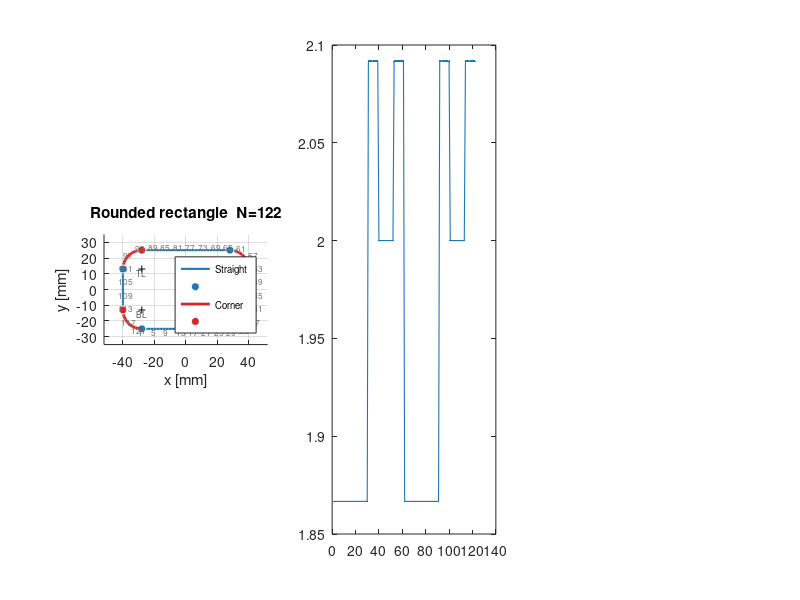

Here is the MATLAB script that generated this plot: (Note: this script raises an error after producing the figure.)
% generate_rrect.m
% =========================================================================
% Generates a rounded-rectangle cross-section and saves it as a .mat file
% ready to be loaded by the Python optimizer (optimizationModule_patched_v8.py).
%
% Geometry — 8 segments in CCW order, starting at (−W/2+r_c, −H/2):
%
%   1. Bottom straight   (−W/2+r_c, −H/2)  →  (+W/2−r_c, −H/2)   rightward
%   2. Bottom-right arc  centre (+W/2−r_c, −H/2+r_c)   θ: −π/2 → 0
%   3. Right straight    (+W/2, −H/2+r_c)  →  (+W/2, +H/2−r_c)   upward
%   4. Top-right arc     centre (+W/2−r_c, +H/2−r_c)   θ:  0   → +π/2
%   5. Top straight      (+W/2−r_c, +H/2)  →  (−W/2+r_c, +H/2)   leftward
%   6. Top-left arc      centre (−W/2+r_c, +H/2−r_c)   θ: +π/2 → +π
%   7. Left straight     (−W/2, +H/2−r_c)  →  (−W/2, −H/2+r_c)   downward
%   8. Bottom-left arc   centre (−W/2+r_c, −H/2+r_c)   θ: +π   → 3π/2
%
%   Every segment includes its START point and EXCLUDES its END point.
%   Concatenating all 8 gives a closed loop with no duplicate junction nodes.
%
% Output .mat fields  (must match what loadData() expects):
%   nodesCoords   [N×3]  double  — (x, y, 0) in mm, row = one node
%   connectivity  [N×2]  double  — 1-based edge pairs, closed loop
%                                   edge k connects node k → node k+1
%                                   last edge connects node N → node 1
%
% Node distribution:
%   Proportional to arc length per segment.  All 4 corners get the same
%   count (n_c), both horizontal walls get n_hw, both vertical walls n_vw.
%   Rounding error is absorbed into the longest individual segment.
%
% Minimum node count per segment: 2  (enforced by max(2, round(...))).
% Recommended total: 80–160 nodes for a well-resolved smoothing spline.
%
% Dependencies: none (core MATLAB only)
%
% Francisco Arriscado / FEUP / 2026
% =========================================================================

clear; clc; close all;

%% ======================== USER PARAMETERS ================================

W       = 80;    % [mm]  Total outer width  (x-direction)
H       = 50;    % [mm]  Total outer height (y-direction)
r_c     = 12;    % [mm]  Corner radius  — must satisfy r_c < min(W,H)/2

n_total = 120;   % Total node count — distributes proportionally across all 8 segments
                 % Rule of thumb: 80–160 nodes for a well-resolved spline

outputFile = 'partition_data_rrect.mat';

% ── Optional: override individual counts (leave as 0 to use arc-length split)
%    n_hw: nodes per horizontal straight (bottom, top)
%    n_vw: nodes per vertical   straight (left, right)
%    n_c:  nodes per corner arc          (all 4 corners equal)
%    Set ALL THREE to non-zero to use the override, or leave all at 0 for auto.
n_hw_override = 0;
n_vw_override = 0;
n_c_override  = 0;


%% ======================== INPUT VALIDATION ================================

assert(W > 0 && H > 0,          'W and H must be positive.');
assert(r_c > 0,                  'r_c must be positive.');
assert(r_c < W/2,                'r_c must be < W/2  (%.1f mm).', W/2);
assert(r_c < H/2,                'r_c must be < H/2  (%.1f mm).', H/2);
assert(n_total >= 16,            'n_total should be at least 16 (2 per segment).');


%% ======================== ARC-LENGTH PROPORTIONAL SPLIT ==================
% Each segment's arc length:
%   horizontal straight : L_hw  = W - 2*r_c      (×2 segments)
%   vertical   straight : L_vw  = H - 2*r_c      (×2 segments)
%   quarter-circle arc  : L_c   = π/2 * r_c      (×4 segments)

L_hw    = W - 2*r_c;
L_vw    = H - 2*r_c;
L_c     = (pi/2) * r_c;
L_total = 2*L_hw + 2*L_vw + 4*L_c;

if n_hw_override > 0 && n_vw_override > 0 && n_c_override > 0
    n_hw = n_hw_override;
    n_vw = n_vw_override;
    n_c  = n_c_override;
    n_total = 2*n_hw + 2*n_vw + 4*n_c;
    fprintf('Using manual split: n_hw=%d, n_vw=%d, n_c=%d  (total=%d)\n', ...
        n_hw, n_vw, n_c, n_total);
else
    n_hw = max(2, round(n_total * L_hw / L_total));
    n_vw = max(2, round(n_total * L_vw / L_total));
    n_c  = max(2, round(n_total * L_c  / L_total));

    % Absorb rounding error into the longest segment type
    n_actual = 2*n_hw + 2*n_vw + 4*n_c;
    delta    = n_total - n_actual;   % may be negative (over-counted) or positive

    if delta ~= 0
        % Lengths of the three representative segments
        lens   = [L_hw, L_vw, L_c];
        counts = [2,    2,    4 ];        % multiplicity of each segment type
        [~, longest_type] = max(lens);    % adjust the longest one

        switch longest_type
            case 1,  n_hw = n_hw + delta;
            case 2,  n_vw = n_vw + delta;
            case 3,  n_c  = n_c  + delta;
        end

        % Sanity check: no segment goes below 2
        n_hw = max(2, n_hw);
        n_vw = max(2, n_vw);
        n_c  = max(2, n_c);
    end

    n_total = 2*n_hw + 2*n_vw + 4*n_c;
    fprintf('Arc-length split: n_hw=%d, n_vw=%d, n_c=%d  (total=%d)\n', ...
        n_hw, n_vw, n_c, n_total);
end

% Segment arc lengths for spacing report
seg_labels = {'bot straight','BR corner','right straight','TR corner', ...
              'top straight','TL corner','left straight', 'BL corner'};
seg_lengths = [L_hw, L_c, L_vw, L_c, L_hw, L_c, L_vw, L_c];
seg_counts  = [n_hw, n_c, n_vw, n_c, n_hw, n_c, n_vw, n_c];


%% ======================== SEGMENT GENERATORS =============================
% Both helpers include the START point and EXCLUDE the END point so that
% concatenating all 8 segments produces exactly n_total nodes with no
% duplicates at any junction.

% Straight segment: p_start → p_end, n nodes [n×2]
seg_straight = @(ps, pe, n) ...
    ps + (linspace(0, 1, n+1)' * (pe - ps));          % (n+1)×1 · 1×2 = (n+1)×2
% The above returns n+1 rows — we trim below during assembly.

% Quarter-arc: centre (cx,cy), radius r_c, theta_start→theta_end, n nodes [n×2]
seg_arc = @(cx, cy, theta_s, theta_e, n) ...
    [cx + r_c * cos(linspace(theta_s, theta_e, n+1)'), ...
     cy + r_c * sin(linspace(theta_s, theta_e, n+1)')];
% Same: n+1 rows, drop last during assembly.

% Helper to drop the last point (the junction endpoint)
trim = @(pts) pts(1:end-1, :);


%% ======================== CORNER CENTRES =================================
% Named clearly for readability
cx_br = +W/2 - r_c;   cy_br = -H/2 + r_c;   % bottom-right
cx_tr = +W/2 - r_c;   cy_tr = +H/2 - r_c;   % top-right
cx_tl = -W/2 + r_c;   cy_tl = +H/2 - r_c;   % top-left
cx_bl = -W/2 + r_c;   cy_bl = -H/2 + r_c;   % bottom-left


%% ======================== NODE GENERATION ================================
% CCW traversal.  Start at bottom-left tangent point of the bottom edge:
%   (-W/2+r_c, -H/2)  =  the point where the BL arc ends / bottom straight begins.

% 1. Bottom straight: left → right along y = -H/2
p1s = [-W/2+r_c, -H/2];   p1e = [+W/2-r_c, -H/2];
seg1 = trim(seg_straight(p1s, p1e, n_hw));

% 2. Bottom-right corner: θ = -π/2 → 0
seg2 = trim(seg_arc(cx_br, cy_br, -pi/2, 0, n_c));

% 3. Right straight: bottom → top along x = +W/2
p3s = [+W/2, -H/2+r_c];   p3e = [+W/2, +H/2-r_c];
seg3 = trim(seg_straight(p3s, p3e, n_vw));

% 4. Top-right corner: θ = 0 → +π/2
seg4 = trim(seg_arc(cx_tr, cy_tr, 0, pi/2, n_c));

% 5. Top straight: right → left along y = +H/2
p5s = [+W/2-r_c, +H/2];   p5e = [-W/2+r_c, +H/2];
seg5 = trim(seg_straight(p5s, p5e, n_hw));

% 6. Top-left corner: θ = +π/2 → π
seg6 = trim(seg_arc(cx_tl, cy_tl, pi/2, pi, n_c));

% 7. Left straight: top → bottom along x = -W/2
p7s = [-W/2, +H/2-r_c];   p7e = [-W/2, -H/2+r_c];
seg7 = trim(seg_straight(p7s, p7e, n_vw));

% 8. Bottom-left corner: θ = π → 3π/2  (ends at start of segment 1)
seg8 = trim(seg_arc(cx_bl, cy_bl, pi, 3*pi/2, n_c));

% Assemble — each row is (x, y)
xy = [seg1; seg2; seg3; seg4; seg5; seg6; seg7; seg8];

% Append Z = 0
nodesCoords = [xy, zeros(size(xy,1), 1)];   % [N×3]
N = size(nodesCoords, 1);

assert(N == n_total, ...
    'Node count mismatch: expected %d, assembled %d. Check rounding logic.', n_total, N);


%% ======================== CONNECTIVITY ===================================
% Closed-loop 1-based edge pairs: k → k+1, last edge N → 1

connectivity = [(1:N)', [2:N, 1]'];   % [N×2]


%% ======================== SEGMENT BOUNDARY INDICES =======================
% Track which node index each segment starts at — used for plots and labels.

seg_start_idx = cumsum([1, n_hw, n_c, n_vw, n_c, n_hw, n_c, n_vw]);
% seg_start_idx(k) = first node index of segment k  (1-based)


%% ======================== QUALITY CHECKS =================================

dx    = diff(nodesCoords([1:end,1], 1));
dy    = diff(nodesCoords([1:end,1], 2));
edgeL = sqrt(dx.^2 + dy.^2);

perimeter   = sum(edgeL);
mean_edge   = mean(edgeL);
std_edge    = std(edgeL);
cv_edge     = std_edge / mean_edge;

expected_perim = L_total;
perim_err      = abs(perimeter - expected_perim);

fprintf('\n--- Quality Report ---\n');
fprintf('Dimensions    : W=%.1f mm,  H=%.1f mm,  r_c=%.1f mm\n', W, H, r_c);
fprintf('Nodes         : %d\n', N);
fprintf('Perimeter     : %.4f mm  (expected %.4f mm,  error %.2e mm)\n', ...
    perimeter, expected_perim, perim_err);
fprintf('Mean edge len : %.4f mm\n', mean_edge);
fprintf('Std  edge len : %.4f mm\n', std_edge);
fprintf('CV (std/mean) : %.4f     (< 0.3 recommended)\n', cv_edge);

% Per-segment spacing check
fprintf('\nPer-segment spacing:\n');
fprintf('  %-20s  nodes  arc_len [mm]  mean_edge [mm]\n', 'Segment');
fprintf('  %s\n', repmat('-',1,58));
cumN = 0;
for k = 1:8
    nk  = seg_counts(k);
    lk  = seg_lengths(k);
    idx = cumN + (1:nk);
    % Edge lengths belonging to this segment (edge k leaves node k)
    ek  = edgeL(idx);
    fprintf('  %-20s  %5d  %12.3f  %13.4f\n', seg_labels{k}, nk, lk, mean(ek));
    cumN = cumN + nk;
end

% Junction continuity — check the 8 seam points
fprintf('\nJunction continuity (expected vs actual corner tangent points):\n');
junctions = struct();
junctions(1).name = 'bot start  (-W/2+r_c, -H/2)';  junctions(1).expected = [-W/2+r_c, -H/2];
junctions(2).name = 'BR tangent (+W/2-r_c, -H/2)';  junctions(2).expected = [+W/2-r_c, -H/2];
junctions(3).name = 'right bot  (+W/2, -H/2+r_c)';  junctions(3).expected = [+W/2,     -H/2+r_c];
junctions(4).name = 'right top  (+W/2, +H/2-r_c)';  junctions(4).expected = [+W/2,     +H/2-r_c];
junctions(5).name = 'TR tangent (+W/2-r_c, +H/2)';  junctions(5).expected = [+W/2-r_c, +H/2];
junctions(6).name = 'TL tangent (-W/2+r_c, +H/2)';  junctions(6).expected = [-W/2+r_c, +H/2];
junctions(7).name = 'left top   (-W/2, +H/2-r_c)';  junctions(7).expected = [-W/2,     +H/2-r_c];
junctions(8).name = 'left bot   (-W/2, -H/2+r_c)';  junctions(8).expected = [-W/2,     -H/2+r_c];

for k = 1:8
    actual_idx = seg_start_idx(k);
    actual_xy  = nodesCoords(actual_idx, 1:2);
    gap = norm(actual_xy - junctions(k).expected);
    flag = '';
    if gap > 1e-8, flag = '  *** GAP DETECTED ***'; end
    fprintf('  Seg %d  %-34s  gap=%.2e mm%s\n', ...
        k, junctions(k).name, gap, flag);
end

fprintf('\nCentroid: (%.4f, %.4f) mm  (expected ≈ (0, 0))\n', ...
    mean(nodesCoords(:,1)), mean(nodesCoords(:,2)));


%% ======================== SAVE ===========================================

save(outputFile, 'nodesCoords', 'connectivity');
fprintf('\nSaved → %s\n', outputFile);
fprintf('Fields: nodesCoords [%d×3], connectivity [%d×2]\n', N, N);
fprintf('To use: set dataFileName = ''%s'' in the optimizer.\n', outputFile);


%% ======================== PLOTS ==========================================

figure('Name', 'Rounded-rectangle geometry check', ...
       'Position', [100 100 1200 400]);

% Assign a colour per segment type for the shape plot
type_color = struct();
type_color.straight = [0.12 0.47 0.71];  % blue
type_color.corner   = [0.84 0.15 0.16];  % red

seg_is_straight = logical([1 0 1 0 1 0 1 0]);

% --- 1. Shape with segment colouring --------------------------------------
subplot(1,3,1);
hold on; axis equal; grid on;
cumN = 0;
for k = 1:8
    nk   = seg_counts(k);
    idx  = cumN + (1:nk);
    % close the segment visually by appending the first node of the NEXT segment
    next_start = mod(cumN + nk, N) + 1;
    idx_closed = [idx, next_start];
    if seg_is_straight(k)
        col = type_color.straight;
        lw  = 1.5;
    else
        col = type_color.corner;
        lw  = 2.0;
    end
    plot(nodesCoords(idx_closed,1), nodesCoords(idx_closed,2), ...
        '-', 'Color', col, 'LineWidth', lw);
    % Mark start-of-segment node
    scatter(nodesCoords(cumN+1, 1), nodesCoords(cumN+1, 2), ...
        36, col, 'filled', 'MarkerEdgeColor', 'w', 'LineWidth', 0.5);
    cumN = cumN + nk;
end

% Label every ~8th node
step = max(1, floor(N/25));
for k = 1:step:N
    text(nodesCoords(k,1)*1.07, nodesCoords(k,2)*1.07, num2str(k), ...
        'FontSize', 6, 'Color', [0.45 0.45 0.45]);
end

% Label corner centres
cc = [cx_br cy_br; cx_tr cy_tr; cx_tl cy_tl; cx_bl cy_bl];
cc_names = {'BR','TR','TL','BL'};
for k = 1:4
    plot(cc(k,1), cc(k,2), 'k+', 'MarkerSize', 5);
    text(cc(k,1), cc(k,2)-2.5, cc_names{k}, 'FontSize', 6, ...
        'HorizontalAlignment','center', 'Color', [0.3 0.3 0.3]);
end

legend({'Straight','','Corner',''}, 'Location','southeast', 'FontSize', 7);
title(sprintf('Rounded rectangle  N=%d', N));
xlabel('x [mm]'); ylabel('y [mm]');
xlim([-W/2*1.3, W/2*1.3]); ylim([-H/2*1.4, H/2*1.4]);


% --- 2. Edge length profile with segment boundaries ----------------------
subplot(1,3,2);
plot(1:N, edgeL, '.-', 'MarkerSize', 4, 'LineWidth', 0.8, ...
    'Color', [0.12 0.47 0.71]);
hold on;

% Shade corner segments
cumN = 0;
for k = 1:8
    nk = seg_counts(k);
    if ~seg_is_straight(k)
        patch([cumN+1, cumN+nk, cumN+nk, cumN+1], ...
              [0, 0, max(edgeL)*1.3, max(edgeL)*1.3], ...
              [0.84 0.15 0.16], 'FaceAlpha', 0.1, 'EdgeColor','none');
    end
    xline(cumN + 0.5, ':', 'Color', [0.6 0.6 0.6], 'LineWidth', 0.6);
    cumN = cumN + nk;
end

yline(mean_edge, 'k--', sprintf('mean=%.2f mm', mean_edge), ...
    'LabelHorizontalAlignment','left', 'FontSize', 7);
xlabel('Edge index');
ylabel('Length [mm]');
title('Edge length profile');
grid on;
ylim([0, max(edgeL)*1.3]);
xlim([1, N]);


% --- 3. Approximate RoC preview (finite-difference) ----------------------
% Rough visual only — the optimizer uses spaps smoothing splines internally.
subplot(1,3,3);

wrap2 = @(v) [v(end-1:end,:); v; v(1:2,:)];
nw = wrap2(nodesCoords(:,1:2));
d1 = nw(3:end,:)   - nw(1:end-2,:);
d2 = nw(3:end,:) - 2*nw(2:end-1,:) + nw(1:end-2,:);
cross_z = d1(:,1).*d2(:,2) - d1(:,2).*d2(:,1);
kappa   = abs(cross_z) ./ ((d1(:,1).^2 + d1(:,2).^2).^(3/2) + 1e-12);
RoC_approx = min(max(1./kappa, 5), 1221.95);

semilogy(1:N, RoC_approx, '.-', 'MarkerSize', 4, 'LineWidth', 0.8, ...
    'Color', [0.12 0.47 0.71]);
hold on;

% Shade corner segments
cumN = 0;
for k = 1:8
    nk = seg_counts(k);
    if ~seg_is_straight(k)
        patch([cumN+1, cumN+nk, cumN+nk, cumN+1], ...
              [1, 1, 2e3, 2e3], ...
              [0.84 0.15 0.16], 'FaceAlpha', 0.1, 'EdgeColor','none');
        xline(cumN + 0.5, ':', 'Color', [0.6 0.6 0.6], 'LineWidth', 0.6);
    end
    cumN = cumN + nk;
end

yline(5,       'r--', 'min clamp (5 mm)',    'FontSize', 7, ...
    'LabelHorizontalAlignment','left');
yline(1221.95, 'r--', 'flat transition',      'FontSize', 7, ...
    'LabelHorizontalAlignment','left');
yline(r_c,     'g--', sprintf('r\\_c = %.0f mm', r_c), 'FontSize', 7, ...
    'LabelHorizontalAlignment','right');
xlabel('Node index');
ylabel('RoC [mm]  (log scale)');
title('Approx. RoC  (FD, not spline)');
grid on; ylim([3, 3e3]);
xlim([1, N]);

sgtitle(sprintf('Rounded rectangle: W=%.0f  H=%.0f  r\\_c=%.0f mm  |  N=%d  |  perimeter=%.1f mm', ...
    W, H, r_c, N, perimeter));

fprintf('\nPlot rendered. Checks to confirm:\n');
fprintf('  Shape  : 4 straight sides (blue) connected by 4 arcs (red)\n');
fprintf('  Edges  : uniform along straights; slightly wider at arc midpoints if r_c is small\n');
fprintf('  RoC    : straights → clamped at flat_transition (top dashed)\n');
fprintf('           corners  → near r_c (green dashed), clamped at 5 mm if r_c < 5\n');
fprintf('  Red shading highlights corner segments in all three panels.\n');
